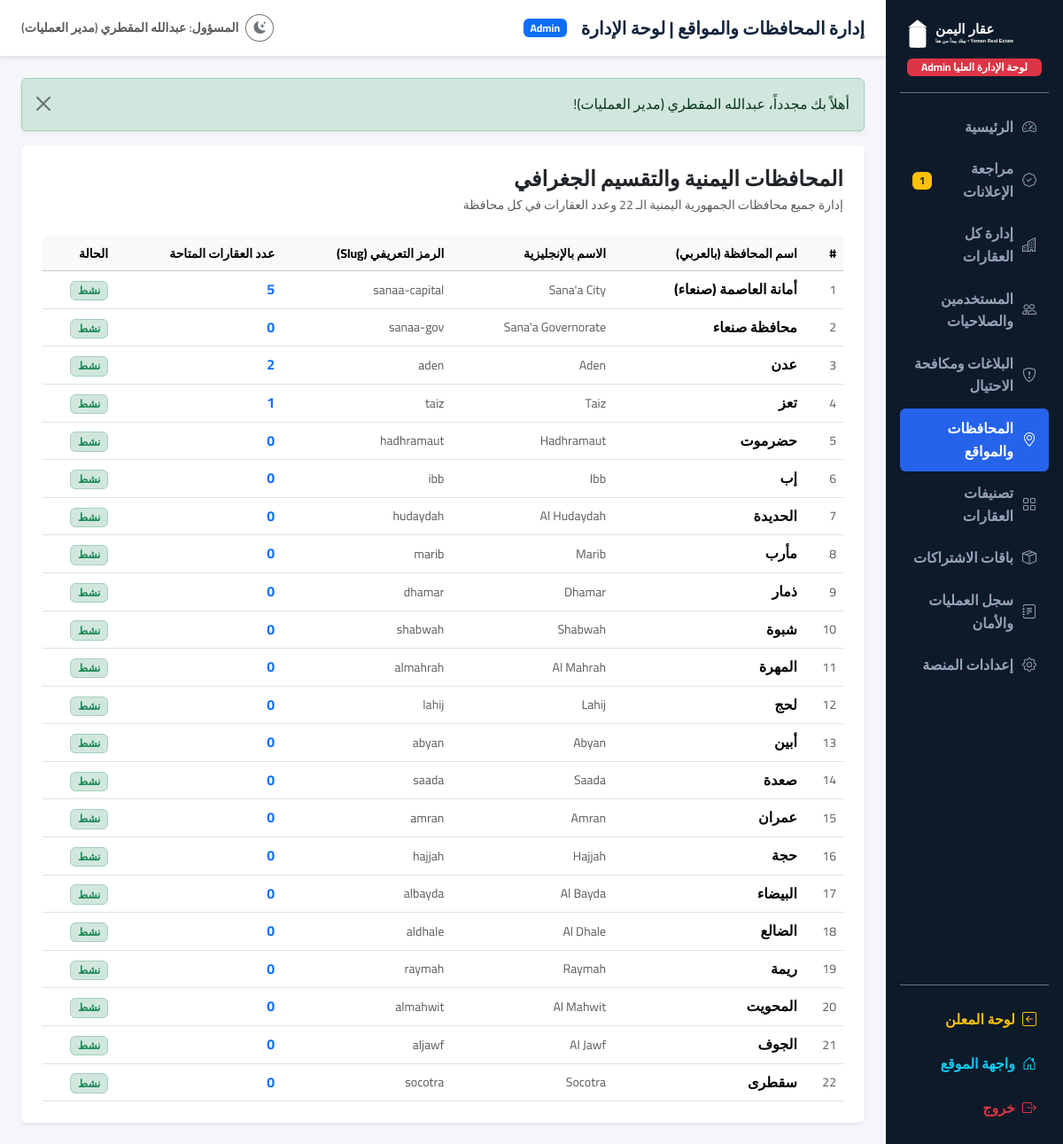
The app's page /admin/locations (signed in) with its own data.
### tables this page shows
CREATE TABLE `governorates` (
    `id` INT UNSIGNED AUTO_INCREMENT PRIMARY KEY,
    `name_ar` VARCHAR(100) NOT NULL,
    `name_en` VARCHAR(100) NULL,
    `slug` VARCHAR(100) NOT NULL UNIQUE,
    `image` VARCHAR(255) NULL,
    `is_active` TINYINT(1) NOT NULL DEFAULT 1,
    `sort_order` INT NOT NULL DEFAULT 0,
    `created_at` TIMESTAMP DEFAULT CURRENT_TIMESTAMP
);

### app/Controllers/AdminController.php (called while the page is built, shortened)
<?php
class AdminController
{
    public function locations(): void
    {
        $governorates = Location::getGovernorates(false);
        View::render('admin.locations.governorates', [
            'title' => 'إدارة المحافظات والمواقع | لوحة الإدارة',
            'governorates' => $governorates
        ], 'admin');
    }
}

### public/index.php (called while the page is built, shortened)
<?php
spl_autoload_register(function ($class) {
    $prefix = 'App\\';
    $base_dir = dirname(__DIR__) . '/app/';
    $len = strlen($prefix);
    $relative_class = substr($class, $len);
    $file = $base_dir . str_replace('\\', '/', $relative_class) . '.php';
});
require_once dirname(__DIR__) . '/routes/web.php';
$uri = $_SERVER['REQUEST_URI'] ?? '/';
$method = $_SERVER['REQUEST_METHOD'] ?? 'GET';
Router::dispatch($uri, $method);

### app/Config/App.php (called while the page is built, shortened)
<?php
class App
{
    private static array $env = [];
    public static function env(string $key, mixed $default = null): mixed
    {
        return self::$env[$key] ?? $_ENV[$key] ?? getenv($key) ?: $default;
    }
}

### app/Config/Database.php (called while the page is built, shortened)
<?php
class Database
{
    private static ?PDO $instance = null;
    public static function connect(): PDO
    {
        if (self::$instance === null) {
            $host = App::env('DB_HOST', '127.0.0.1');
            $port = App::env('DB_PORT', '3306');
            $dbname = App::env('DB_NAME', 'yemen_real_estate');
            $user = App::env('DB_USER', 'root');
            $pass = App::env('DB_PASS', '');
            $dsn = "mysql:host={$host};port={$port};dbname={$dbname};charset=utf8mb4";
            $options = [
                PDO::ATTR_ERRMODE => PDO::ERRMODE_EXCEPTION,
                PDO::ATTR_DEFAULT_FETCH_MODE => PDO::FETCH_ASSOC,
                PDO::ATTR_EMULATE_PREPARES => false,
                PDO::MYSQL_ATTR_INIT_COMMAND => "SET NAMES utf8mb4 COLLATE utf8mb4_unicode_ci"
            ];
            try {
                self::$instance = new PDO($dsn, $user, $pass, $options);
            } catch (PDOException $e) {
                error_log("Database Connection Error: " . $e->getMessage());
                if (App::env('APP_DEBUG', 'false') === 'true') {
                    die("خطأ في الاتصال بقاعدة البيانات: " . htmlspecialchars($e->getMessage()));
                } else {
                    die("نعتذر، حدث خطأ أثناء الاتصال بقاعدة البيانات. يرجى المحاولة لاحقاً.");
                }
            }
        }
        return self::$instance;
    }
}

### app/Models/Model.php (called while the page is built, shortened)
<?php
abstract class Model
{
    public static function db(): PDO
    {
        return Database::connect();
    }
}

### app/Models/Location.php (called while the page is built, shortened)
<?php
class Location extends Model
{
    public static function getGovernorates(bool $activeOnly = true): array
    {
        $sql = "SELECT g.*,
                       (SELECT COUNT(*) FROM properties p WHERE p.governorate_id = g.id AND p.status = 'approved') as properties_count
                FROM governorates g" . ($activeOnly ? " WHERE g.is_active = 1" : "") . " ORDER BY g.sort_order ASC, g.id ASC";
        $stmt = self::db()->query($sql);
        return $stmt->fetchAll();
    }
}

### resources/views/admin/locations/governorates.php (the view, shortened to what this page needs)
<div class="card border-0 shadow-sm p-4">
    <div class="d-flex justify-content-between align-items-center mb-4">
        <div>
            <h4 class="fw-bold mb-1">المحافظات اليمنية والتقسيم الجغرافي</h4>
            <div class="text-muted small">إدارة جميع محافظات الجمهورية اليمنية الـ 22 وعدد العقارات في كل محافظة</div>
        </div>
    </div>
    <div class="table-responsive">
        <table class="table table-hover align-middle mb-0">
            <thead class="table-light small">
                <tr>
                    <th>#</th>
                    <th>اسم المحافظة (بالعربي)</th>
                    <th>الاسم بالإنجليزية</th>
                    <th>الرمز التعريفي (Slug)</th>
                    <th>عدد العقارات المتاحة</th>
                    <th>الحالة</th>
                </tr>
            </thead>
            <tbody>
                <?php foreach ($governorates as $g): ?>
                    <tr>
                        <td class="small text-muted"><?= $g['id'] ?></td>
                        <td class="fw-bold text-navy"><?= htmlspecialchars($g['name_ar']) ?></td>
                        <td class="small text-muted" dir="ltr"><?= htmlspecialchars($g['name_en'] ?? '') ?></td>
                        <td class="small text-muted" dir="ltr"><?= htmlspecialchars($g['slug']) ?></td>
                        <td class="fw-bold text-primary"><?= number_format($g['properties_count'] ?? 0) ?></td>
                        <td>
                            <?php if ($g['is_active']): ?>
                                <span class="badge bg-success-subtle text-success border border-success-subtle small">نشط</span>
                            <?php else: ?>
                                <span class="badge bg-secondary small">معطل</span>
                            <?php endif; ?>
                        </td>
                    </tr>
                <?php endforeach; ?>
            </tbody>
        </table>
    </div>
</div>

### routes/web.php (shortened to what this page needs)
<?php
class Router
{
    private static array $routes = [];
    public static function get(string $path, array $handler, array $middlewares = []): void
    {
        self::$routes['GET'][$path] = ['handler' => $handler, 'middlewares' => $middlewares];
    }
    public static function post(string $path, array $handler, array $middlewares = []): void
    {
        if (!in_array(CsrfMiddleware::class, $middlewares, true)) {
            array_unshift($middlewares, CsrfMiddleware::class);
        }
        self::$routes['POST'][$path] = ['handler' => $handler, 'middlewares' => $middlewares];
    }
    public static function dispatch(string $uri, string $method): void
    {
        $path = parse_url($uri, PHP_URL_PATH);
        $path = '/' . trim($path, '/');
        $routesForMethod = self::$routes[$method] ?? [];
        foreach ($routesForMethod as $routePattern => $routeInfo) {
            $regex = preg_replace('/\{([a-zA-Z0-9_]+)\}/', '(?P<$1>[^/]+)', $routePattern);
            $regex = '#^' . $regex . '$#u';
            if (preg_match($regex, $path, $matches)) {
                $params = array_filter($matches, 'is_string', ARRAY_FILTER_USE_KEY);
                [$controllerClass, $action] = $routeInfo['handler'];
                $controller = new $controllerClass();
                call_user_func_array([$controller, $action], $params);
                return;
            }
        }
    }
}

### public/assets/css/custom.css (style rules this page uses)
:root { --navy-dark: #10243A; --navy-light: #1A3450; --blue-primary: #2563EB; --blue-hover: #1D4ED8; --blue-light: #EAF2FF; --gold: #C8A96B; --gold-light: #F7F3E9; --white: #FFFFFF; --gray-bg: #F4F6FA; --gray-border: #E2E8F0; --gray-text: #64748B; --gray-dark: #334155; --success: #10B981; --danger: #EF4444; --warning: #F59E0B; --info: #06B6D4; --card-shadow: 0 4px 20px -2px rgba(16, 36, 58, 0.08); --card-hover-shadow: 0 12px 30px -4px rgba(16, 36, 58, 0.16); --radius-sm: 8px; --radius-md: 14px; --radius-lg: 20px; --transition: all 0.25s ease-in-out; }
body { font-family: 'Cairo', 'Tajawal', sans-serif; background-color: var(--gray-bg); color: var(--navy-dark); direction: rtl; text-align: right; line-height: 1.6; overflow-x: hidden; }
h1, h2, h3, h4, h5, h6 { font-weight: 700; color: inherit; }

### records on screen
governorates: id "1", name_ar "أمانة العاصمة (صنعاء)", name_en "Sana'a City", slug "sanaa-capital", properties_count "5", is_active "نشط"
governorates: id "2", name_ar "محافظة صنعاء", name_en "Sana'a Governorate", slug "sanaa-gov", properties_count "0", is_active "نشط"
governorates: id "3", name_ar "عدن", name_en "Aden", slug "aden", properties_count "2", is_active "نشط"
governorates: id "4", name_ar "تعز", name_en "Taiz", slug "taiz", properties_count "1", is_active "نشط"
governorates: id "5", name_ar "حضرموت", name_en "Hadhramaut", slug "hadhramaut", properties_count "0", is_active "نشط"
governorates: id "6", name_ar "إب", name_en "Ibb", slug "ibb", properties_count "0", is_active "نشط"
governorates: id "7", name_ar "الحديدة", name_en "Al Hudaydah", slug "hudaydah", properties_count "0", is_active "نشط"
governorates: id "8", name_ar "مأرب", name_en "Marib", slug "marib", properties_count "0", is_active "نشط"
governorates: id "9", name_ar "ذمار", name_en "Dhamar", slug "dhamar", properties_count "0", is_active "نشط"
governorates: id "10", name_ar "شبوة", name_en "Shabwah", slug "shabwah", properties_count "0", is_active "نشط"
governorates: id "11", name_ar "المهرة", name_en "Al Mahrah", slug "almahrah", properties_count "0", is_active "نشط"
governorates: id "12", name_ar "لحج", name_en "Lahij", slug "lahij", properties_count "0", is_active "نشط"
governorates: id "13", name_ar "أبين", name_en "Abyan", slug "abyan", properties_count "0", is_active "نشط"
governorates: id "14", name_ar "صعدة", name_en "Saada", slug "saada", properties_count "0", is_active "نشط"
governorates: id "15", name_ar "عمران", name_en "Amran", slug "amran", properties_count "0", is_active "نشط"
governorates: id "16", name_ar "حجة", name_en "Hajjah", slug "hajjah", properties_count "0", is_active "نشط"
governorates: id "17", name_ar "البيضاء", name_en "Al Bayda", slug "albayda", properties_count "0", is_active "نشط"
governorates: id "18", name_ar "الضالع", name_en "Al Dhale", slug "aldhale", properties_count "0", is_active "نشط"
governorates: id "19", name_ar "ريمة", name_en "Raymah", slug "raymah", properties_count "0", is_active "نشط"
governorates: id "20", name_ar "المحويت", name_en "Al Mahwit", slug "almahwit", properties_count "0", is_active "نشط"
governorates: id "21", name_ar "الجوف", name_en "Al Jawf", slug "aljawf", properties_count "0", is_active "نشط"
governorates: id "22", name_ar "سقطرى", name_en "Socotra", slug "socotra", properties_count "0", is_active "نشط"

### other values on screen
$pendingCount "1"
Session::getFlash($msgType) "أهلاً بك مجدداً، عبدالله المقطري (مدير العمليات)!"
